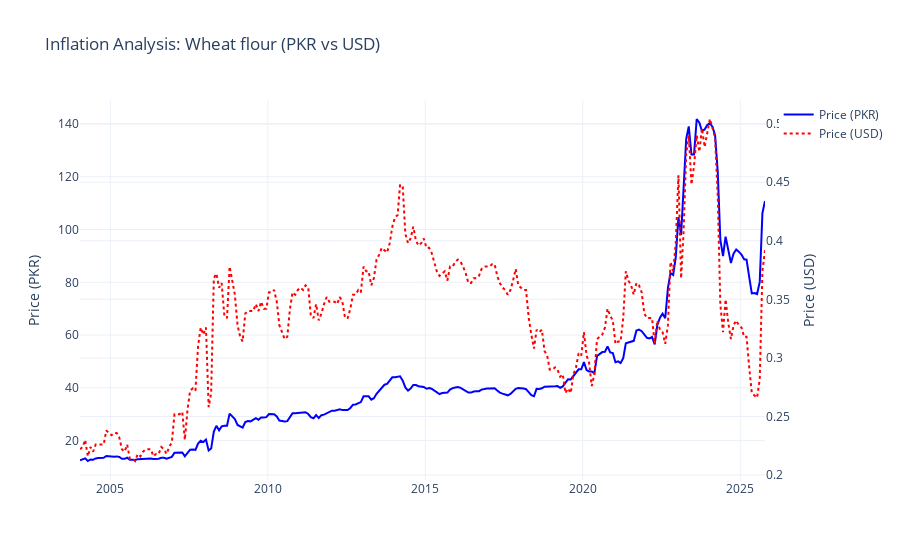

Here is the notebook cell this chart was saved with:
### Markdown cell above
## 3. Exploratory Data Analysis (EDA)
### 3.1 Inflation vs. Currency Devaluation
We compare the price of **Wheat Flour** in **PKR** (Local Currency) vs **USD**.
* **Hypothesis:** If the USD price is flat but PKR is rising, the issue is currency devaluation. If USD is also rising, it is a global supply shock.

### Code cell
# Select a staple commodity for analysis
target_commodity = "Wheat flour"
comm_df = df[df['commodity'] == target_commodity]

# Aggregate to National Average per month
national_trend = comm_df.groupby('date')[['price', 'usdprice']].mean().reset_index()

# Create Dual-Axis Plot
fig = go.Figure()

# Line 1: Price in PKR (Blue)
fig.add_trace(go.Scatter(
    x=national_trend['date'], y=national_trend['price'],
    name="Price (PKR)", line=dict(color='blue')
))

# Line 2: Price in USD (Red - Dotted)
fig.add_trace(go.Scatter(
    x=national_trend['date'], y=national_trend['usdprice'],
    name="Price (USD)", line=dict(color='red', dash='dot'),
    yaxis='y2' # Map to secondary Y-axis
))

# Layout updates
fig.update_layout(
    title=f"Inflation Analysis: {target_commodity} (PKR vs USD)",
    yaxis=dict(title="Price (PKR)"),
    yaxis2=dict(title="Price (USD)", overlaying='y', side='right'),
    template="plotly_white"
)

fig.show()

### Figure 1 — Plotly figure (JSON) as saved in the notebook; plotly's stock layout.template omitted (floating-point values rounded to 4 significant figures; data arrays with more than 128 entries replaced by an {"elided": "..."} marker saying what was removed)
{"data": [{"line": {"color": "blue"}, "name": "Price (PKR)", "type": "scatter", "x": {"elided": "262 str values"}, "y": {"elided": "262 float values"}}, {"line": {"color": "red", "dash": "dot"}, "name": "Price (USD)", "type": "scatter", "x": {"elided": "262 str values"}, "y": {"elided": "262 float values"}, "yaxis": "y2"}], "layout": {"title": {"text": "Inflation Analysis: Wheat flour (PKR vs USD)"}, "yaxis": {"title": {"text": "Price (PKR)"}}, "yaxis2": {"overlaying": "y", "side": "right", "title": {"text": "Price (USD)"}}}}
